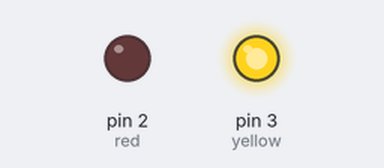
A sketch run on a simulated Arduino Uno, built with avr-gcc and run on an emulated ATmega328P. Shown: output pins drawn as LEDs (lit = HIGH).

Above: at 0.5 s.
At 10.5 s:
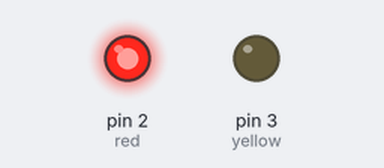
At 19.5 s:
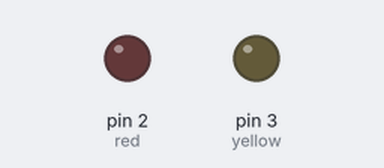
Timing chart, 0 to 20.8 s (numbered marks = the images above):
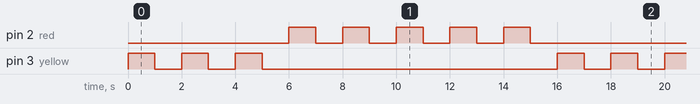

The sketch:

11_ForLoop_two_leds.ino
```cpp
//UNDERSTANDING ARDUINO FOR LOOPS
int wait=3000;
int red=2;
int yellow=3;
int one=1000;
int yellowBlink=3;
int redBlink=5;
int j;

void setup() {
  // put your setup code here, to run once:
 pinMode(red,OUTPUT);
 pinMode(yellow,OUTPUT);
}

void loop() {
  // put your main code here, to run repeatedly:
  for(j=1;j<=yellowBlink; j=j+1){
digitalWrite(yellow,HIGH);
delay(one);
digitalWrite(yellow,LOW);
delay(one);
  }
  for(j=1; j<=redBlink; j=j+1){
digitalWrite(red,HIGH);
delay(one);
digitalWrite(red,LOW);
delay(one);
  }

}
```

Measured:
- by itself, pin 2 (red): repeats every 16.0 s: 4 × (LOW 1.0 s, HIGH 1.0 s), LOW 7.0 s, HIGH 1.0 s
- by itself, pin 3 (yellow): repeats every 16.0 s: 2 × (LOW 1.0 s, HIGH 1.0 s), LOW 11.0 s, HIGH 1.0 s
- by itself, everything shown: repeats every 16.0 s, in 16 steps
